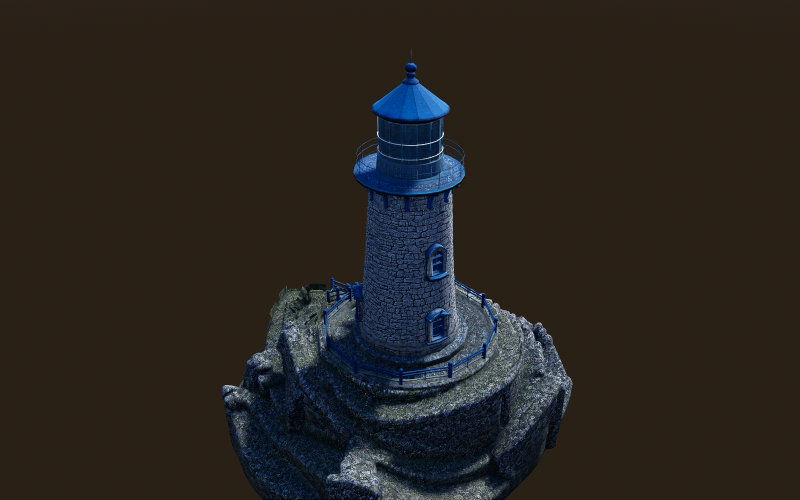
#> input picture audit/tripo2/castle_src_back.png, 1600 x 1000 px, given in place of fieldstone_albedo.jpg, which was not available (shown at 1/2 size)
$ python atlas.py
#> lines starting #> are read from the running program, lines starting #| are printed output that depends on the picture; pictures that were not available may be replaced by others from this repository, and a replacement may not be noted
# Shared trim atlas for card2 buildings: tiling strips (U wraps) + detail cells. One set for ALL buildings.
import numpy as np, os
from PIL import Image, ImageDraw
T='/workspace/beth-world/www/proto3d/models/beth/textures/realmed'
OUT='/workspace/beth-world/www/proto3d/models/beth/hi/buildings_card2/atlas'; os.makedirs(OUT,exist_ok=True)
S=2048
# strips: name -> (y0, h, metres covered by full width, band height m)
STRIPS={'stone':(0,384,6.0,1.125),'ashlar':(384,96,12.0,0.8),'statue':(480,16,3.0,1.0),'rock':(496,16,4.0,1.5),'plaster':(512,128,6.0,0.75),'bluestone':(640,16,3.0,1.0),'slate':(768,256,3.5*2,0.875),'oak':(1024,256,4.0,0.5),
        'beam':(1280,128,4.0,0.25),'iron':(1408,64,2.0,0.06),'gold':(1472,64,2.0,0.06)}
RECTS={'bluewin':(0,656,128,112),'water':(384,656,1664,112),'leaf':(256,656,128,112),'sign_book':(128,656,64,112),'sign_sword':(192,656,64,112)}  # extra detail rects (x,y,w,h)
CELLS=['window','door','banner','sign_inn','sign_bread','sign_anvil','flowers','sign_potion']  # 256x512 each at y=1536
def hexc(h): return np.array([int(h[i:i+2],16) for i in(1,3,5)])/255
def noise(n,m,beta,seed):
    r=np.random.default_rng(seed); fy=np.fft.fftfreq(n)[:,None]; fx=np.fft.fftfreq(m)[None,:]
    k=np.sqrt(fx**2+fy**2); k[0,0]=1; s=np.fft.ifft2(np.fft.fft2(r.normal(size=(n,m)))/k**beta).real
    return (s-s.min())/(s.max()-s.min())
def L(n,k,mode='RGB'): return np.asarray(Image.open(f'{T}/{n}_{k}').convert(mode)).astype(np.float32)/255
#> called with n = 'fieldstone', k = 'albedo.jpg', mode = 'RGB'
def nrm(h,st):
    gx=(np.roll(h,-1,1)-np.roll(h,1,1))*st; gy=(np.roll(h,-1,0)-np.roll(h,1,0))*st
    v=np.stack([-gx,gy,np.ones_like(h)],-1); v/=np.linalg.norm(v,axis=-1,keepdims=True); return v*0.5+0.5
def build():
    A=np.zeros((S,S,3),np.float32); H=np.full((S,S),0.5,np.float32); R=np.full((S,S),0.8,np.float32); E=np.zeros((S,S,3),np.float32); M=np.zeros((S,S),np.float32)
    def put_tile(name,ys,h,tint=1.0):
        a=L(name,'albedo.jpg'); hh=L(name,'height.png','L'); r=L(name,'rough.png','L')
#> call 2 of L, with n = 'fieldstone', k = 'height.png', mode = 'L'
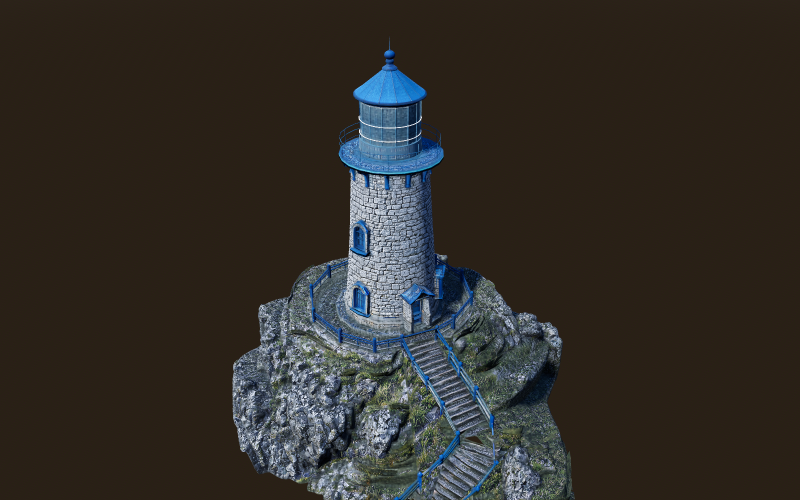
#> input picture audit/tripo2/castle_src_front.png, 1600 x 1000 px, given in place of fieldstone_height.png, which was not available (shown at 1/2 size)
#> in L (call 2), `def L(n,k,mode='RGB'): return np.asarray(Image.open(f'{T}/{n}_{k}').co..`:
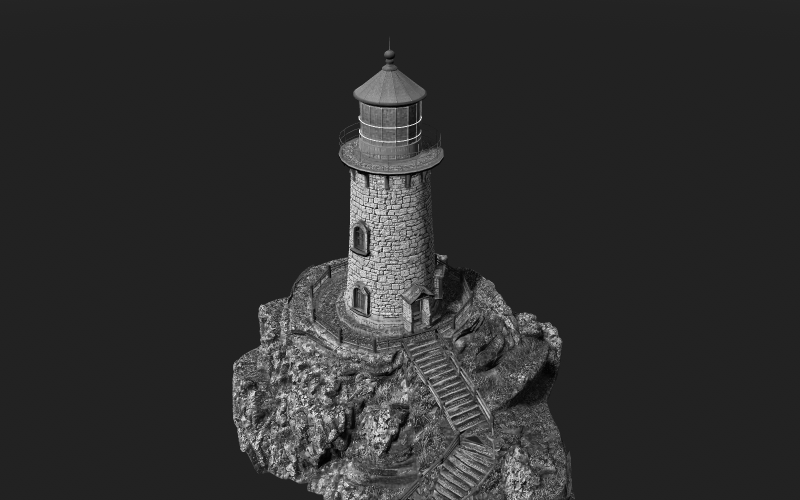
#> returned value: shape (1000, 1600) float32 (shown at 1/2 size); min 0, max 1, mean 0.181
        a2=np.tile(a,(1,2,1))[:h]; A[ys:ys+h]=a2*tint; H[ys:ys+h]=np.tile(hh,(1,2))[:h]; R[ys:ys+h]=np.tile(r,(1,2))[:h]
#> after `a2 = np.tile(a, (1, 2, 1))[:h]`:
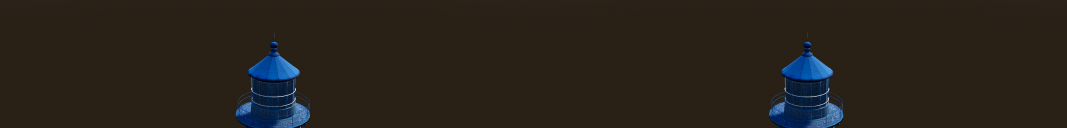
#> a2: shape (384, 3200, 3) float32 (shown at 1/3 size); mean R, G, B 0.159, 0.133, 0.107
    put_tile('fieldstone',0,384)
    # cream cut-stone (ashlar) strip: 2 courses per band, staggered blocks, recessed mortar; U-periodic
    r=np.random.default_rng(21); ys,h=384,96; cream=hexc('#DCCBA6'); nz=noise(h,S,1.4,31); nf=noise(h,S,0.8,32)
    a=np.zeros((h,S,3),np.float32); hh=np.ones((h,S),np.float32)*0.7
    for row in range(2):
        y0,y1=row*48,row*48+48; x=int(r.integers(0,120)); xs=[]
        while x<S+x:
            xs.append(x); x+=int(r.integers(90,175))
            if x>=S: break
        xs=[0]+[v for v in xs if 20<v<S-20]+[S]
        for i in range(len(xs)-1):
            tint=cream*(0.88+0.16*r.random())*np.array([1,0.99+0.02*r.random(),0.97+0.05*r.random()])
            a[y0:y1,xs[i]:xs[i+1]]=tint
            hh[y0:y1,xs[i]:xs[i]+3]=0.25; hh[y0:y1,xs[i+1]-2:xs[i+1]]=0.4
        hh[y0:y0+3]=0.25; hh[y1-2:y1]=0.4; a[y0:y0+3]=hexc('#9C9078');
        for i in range(len(xs)): a[y0:y1,max(0,xs[i]-1):xs[i]+3]=hexc('#9C9078')
    a*= (0.82+0.25*nz[...,None])*(0.94+0.1*nf[...,None]); A[ys:ys+h]=a; H[ys:ys+h]=hh*(0.85+0.15*nf); R[ys:ys+h]=0.82
    st=noise(16,S,1.2,41); A[480:496]=hexc('#BDB6A8')*(0.9+0.15*st[...,None]); H[480:496]=0.5+0.05*st; R[480:496]=0.6
    rk=noise(16,S,1.0,43); rm=noise(16,S,1.6,44)
    A[496:512]=hexc('#5E5850')*(0.65+0.6*rk[...,None]); moss=(rm>0.62)[...,None]; A[496:512]=np.where(moss,hexc('#4E5A30')*(0.8+0.3*rk[...,None]),A[496:512]); H[496:512]=0.3+0.5*rk; R[496:512]=0.92
    pn=noise(256,S,1.6,4); pf=noise(256,S,1.1,5)
    A[512:768]=hexc('#E2CFAA')*0.80*(0.85+0.15*pn[...,None])*(0.92+0.08*pf[...,None]); H[512:768]=0.4+0.1*pf; R[512:768]=0.9
    bs=noise(16,S,1.2,51); A[640:656]=hexc('#6F7E8E')*(0.8+0.35*bs[...,None]); H[640:656]=0.5+0.1*bs; R[640:656]=0.5
    # water: deep teal with ripple height + foam streaks
    wx=np.arange(1792)[None,:]; wy=np.arange(112)[:,None]; wn=noise(112,1792,1.3,61); wf=noise(112,1792,0.9,62)
    rip=0.5+0.18*np.sin(wx*0.09+wn*9)*np.cos(wy*0.21+wx*0.02)+0.25*(wn-0.5)
    foam=np.clip((wf-0.68)*5,0,1)*(np.sin(wx*0.05+wn*12)>0.3)
    col=hexc('#1E4A5C')*(0.75+0.5*rip[...,None]); col=col*(1-foam[...,None])+hexc('#E8EEEA')*foam[...,None]
    A[656:768,384:2048]=col[:,:1664]; H[656:768,384:2048]=rip[:,:1664]; R[656:768,384:2048]=(0.08+0.5*foam)[:,:1664]
    # ivy leaf: one pointed leaf filling the rect on a dark-green surround (no alpha needed: leaves are cut as geometry)
    lx=np.linspace(-1,1,128)[None,:]; ly=np.linspace(-1,1,112)[:,None]; ln=noise(112,128,1.2,71)
    leafm=(np.abs(lx)<(1-np.abs(ly))**0.7*0.95); vein=np.exp(-(lx/0.04)**2)+0.5*np.exp(-((np.abs(lx)-(0.5*(ly+1)*0.6))/0.03)**2)*(np.abs(lx)<0.6)
    lc=hexc('#3F6B2A')*(0.75+0.45*ln[...,None])+hexc('#9BBF5A')[None,None,:]*0.25*vein[...,None]
    A[656:768,256:384]=np.where(leafm[...,None],lc,hexc('#2C4A1E')); H[656:768,256:384]=0.5+0.15*leafm-0.1*vein; R[656:768,256:384]=0.55
    sl=L('slate','albedo.jpg'); put_tile('slate',768,256,(hexc('#46638F')/hexc('#4a5664')))
    put_tile('oak',1024,256,hexc('#784F23')/hexc('#3a2a1d')*0.6)
    g=noise(128,S,1.0,9); gr=np.sin((np.arange(128)[:,None]/128*14+g*5)*np.pi)*0.5+0.5
    A[1280:1408]=hexc('#4A3220')*(0.6+0.5*gr[...,None]); H[1280:1408]=0.5+0.2*gr; R[1280:1408]=0.75
    A[1408:1472]=hexc('#2A2A2E')*(0.8+0.4*noise(64,S,1.2,11)[...,None]); R[1408:1472]=0.5; M[1408:1472]=1
    A[1472:1536]=hexc('#C8A240')*(0.85+0.25*noise(64,S,1.2,12)[...,None]); R[1472:1536]=0.35; M[1472:1536]=1
    # cells
    im=Image.fromarray((A*255).astype(np.uint8)); d=ImageDraw.Draw(im); em=Image.new('RGB',(S,S)); de=ImageDraw.Draw(em)
    OAK=(70,48,30); GOLD=(200,162,64); NAVY=(32,53,82); IR=(40,40,44)
    x0,y0,w,h=RECTS['bluewin']; x1,y1=x0+w-1,y0+h-1; BL=(85,155,255); dB=(30,40,70)
    d.rectangle([x0,y0,x1,y1],fill=(60,62,70)); d.rectangle([x0+8,y0+8,x1-8,y1-8],fill=BL); de.rectangle([x0+8,y0+8,x1-8,y1-8],fill=(70,150,255))
    for k in range(-8,9): d.line([(x0+8+k*14,y0+8),(x0+8+k*14+100,y0+108)],fill=dB,width=2); d.line([(x1-8-k*14,y0+8),(x1-8-k*14-100,y0+108)],fill=dB,width=2)
    d.rectangle([x0+60,y0,x0+67,y1],fill=(60,62,70)); de.rectangle([x0+60,y0,x0+67,y1],fill=0); d.rectangle([x0,y0,x0+8,y1],fill=(60,62,70)); d.rectangle([x1-8,y0,x1,y1],fill=(60,62,70))
    for nm in('sign_book','sign_sword'):
        x0,y0,w,h=RECTS[nm]; x1,y1=x0+w-1,y0+h-1; cx,cy=x0+w//2,y0+h//2
        d.rectangle([x0,y0,x1,y1],fill=NAVY); d.rectangle([x0+3,y0+3,x1-3,y1-3],outline=GOLD,width=4)
        if nm=='sign_book': d.polygon([(cx-22,cy-14),(cx,cy-8),(cx+22,cy-14),(cx+22,cy+18),(cx,cy+24),(cx-22,cy+18)],fill=(236,226,200)); d.line([(cx,cy-8),(cx,cy+24)],fill=GOLD,width=3); d.rectangle([cx-24,cy+18,cx+24,cy+22],fill=GOLD)
        else: d.line([(cx,cy-38),(cx,cy+26)],fill=(210,214,222),width=7); d.rectangle([cx-16,cy+20,cx+16,cy+26],fill=GOLD); d.rectangle([cx-3,cy+26,cx+3,cy+40],fill=(90,60,30)); d.polygon([(cx-4,cy-38),(cx,cy-46),(cx+4,cy-38)],fill=(210,214,222))
    for i,c in enumerate(CELLS):
        x0,y0=i*256,1536; x1,y1=x0+255,y0+511
        if c=='window':
            d.rectangle([x0,y0,x1,y1],fill=OAK); d.rectangle([x0+22,y0+22,x1-22,y1-22],fill=(224,160,64)); de.rectangle([x0+22,y0+22,x1-22,y1-22],fill=(255,178,74))
            for k in range(-12,13):
                d.line([(x0+22+k*36,y0+22),(x0+22+k*36+470,y0+22+470)],fill=(60,45,30),width=3); d.line([(x1-22-k*36,y0+22),(x1-22-k*36-470,y0+22+470)],fill=(60,45,30),width=3)
            d.rectangle([x0,y0,x0+22,y1],fill=OAK);d.rectangle([x1-22,y0,x1,y1],fill=OAK);d.rectangle([x0,y0,x1,y0+22],fill=OAK);d.rectangle([x0,y1-22,x1,y1],fill=OAK)
            d.rectangle([x0+118,y0,x0+138,y1],fill=OAK); d.rectangle([x0,y0+246,x1,y0+266],fill=OAK); de.rectangle([x0+118,y0,x0+138,y1],fill=0); de.rectangle([x0,y0+246,x1,y0+266],fill=0)
        elif c=='door':
            # stone surround (from stone strip) then arched oak door
            st=im.crop((x0,0,x0+256,384)).resize((256,512)); im.paste(st,(x0,y0)); d=ImageDraw.Draw(im)
            d.ellipse([x0+20,y0+20,x1-20,y0+236],fill=(150,140,125)); d.rectangle([x0+20,y0+128,x1-20,y1],fill=(150,140,125))
            d.ellipse([x0+40,y0+40,x1-40,y0+216],fill=OAK); d.rectangle([x0+40,y0+128,x1-40,y1],fill=OAK)
            for k in range(1,5): d.line([(x0+40+k*35,y0+40),(x0+40+k*35,y1)],fill=(45,30,20),width=4)
            for yy in(y0+170,y0+400): d.rectangle([x0+44,yy,x1-44,yy+14],fill=IR)
            d.ellipse([x0+170,y0+290,x0+186,y0+306],fill=GOLD)
        elif c=='banner':
            # heraldic gold lion rampant on royal blue (art/lion_banner_src.jpg, flat front-on source), downsampled with sharpening
            import os
            from PIL import ImageFilter
            src=Image.open(os.path.join(os.path.dirname(os.path.abspath(__file__)),'art','lion_banner_src.jpg')).convert('RGB')
            src=src.resize((256,512),Image.LANCZOS).filter(ImageFilter.UnsharpMask(radius=1.2,percent=80,threshold=2))
            im.paste(src,(x0,y0)); d=ImageDraw.Draw(im)
        elif c.startswith('sign'):
            d.rectangle([x0,y0,x1,y1],fill=NAVY); d.rectangle([x0+10,y0+10,x1-10,y1-10],outline=GOLD,width=14)
            cx,cy=x0+128,y0+256
            if c=='sign_inn': d.rectangle([cx-50,cy-60,cx+40,cy+70],fill=GOLD); d.ellipse([cx+20,cy-30,cx+80,cy+40],outline=GOLD,width=16); d.ellipse([cx-60,cy-90,cx+50,cy-40],fill=(240,232,210))
            if c=='sign_bread': d.ellipse([cx-90,cy-50,cx+90,cy+60],fill=GOLD); [d.line([(cx-50+k*35,cy-40),(cx-30+k*35,cy+40)],fill=(140,100,40),width=8) for k in range(4)]
            if c=='sign_anvil': d.polygon([(cx-90,cy-40),(cx+90,cy-40),(cx+40,cy),(cx+30,cy+60),(cx-30,cy+60),(cx-40,cy)],fill=GOLD); d.rectangle([cx-60,cy+60,cx+60,cy+80],fill=GOLD)
            if c=='sign_potion': d.ellipse([cx-70,cy-20,cx+70,cy+110],fill=GOLD); d.rectangle([cx-20,cy-90,cx+20,cy-10],fill=GOLD); d.ellipse([cx-40,cy+20,cx+40,cy+90],fill=(60,140,90))
        elif c=='flowers':
            # top 320px: foliage with clear pointed leaves + readable 5-petal blooms (bushes / pots);
            # bottom 192px: four flower-head swatches (red, pink, yellow, white) on leaf green for modelled flower heads
            import math
            SS=3; F=Image.new('RGB',(256*SS,512*SS),(46,70,30)); df=ImageDraw.Draw(F); r=np.random.default_rng(3)
            LG=[(58,92,38),(76,112,44),(96,134,54),(48,80,32)]
            def leafp(cx,cy,L,a,col):
                pts=[(cx+L*math.cos(a)*t-L*0.32*math.sin(a)*math.sin(math.pi*t)*s,cy+L*math.sin(a)*t+L*0.32*math.cos(a)*math.sin(math.pi*t)*s) for s in(1,-1) for t in (np.linspace(0,1,8) if s>0 else np.linspace(1,0,8))]
                df.polygon(pts,fill=col); df.line([(cx,cy),(cx+L*math.cos(a)*0.95,cy+L*math.sin(a)*0.95)],fill=tuple(int(v*0.7) for v in col),width=2*SS)
            def bloom(cx,cy,R,col):
                for k in range(5):
                    a=k*2*math.pi/5-math.pi/2; px,py=cx+R*0.55*math.cos(a),cy+R*0.55*math.sin(a)
                    df.ellipse([px-R*0.5,py-R*0.5,px+R*0.5,py+R*0.5],fill=col,outline=tuple(int(v*0.75) for v in col),width=SS)
                df.ellipse([cx-R*0.28,cy-R*0.28,cx+R*0.28,cy+R*0.28],fill=(235,190,60) if col!=(245,205,70) else (170,90,30))
            for k in range(420): leafp(r.uniform(0,256*SS),r.uniform(0,320*SS),r.uniform(14,26)*SS,r.uniform(0,2*math.pi),LG[r.integers(0,4)])
            COL=[(200,40,55),(232,120,165),(245,205,70),(248,246,236),(150,70,170)]
            for k in range(34): bloom(r.uniform(12,244)*SS,r.uniform(12,308)*SS,r.uniform(11,16)*SS,COL[r.integers(0,5)])
            for q,col in enumerate(COL[:4]):
                sx,sy=(q%2)*128*SS,(320+(q//2)*96)*SS
                df.rectangle([sx,sy,sx+128*SS,sy+96*SS],fill=(52,82,34)); bloom(sx+64*SS,sy+48*SS,40*SS,col)
            im.paste(F.resize((256,512),Image.LANCZOS),(x0,y0))
    A=np.asarray(im).astype(np.float32)/255; E=np.asarray(em).astype(np.float32)/255
    cy=slice(1536,2048); H[cy]=0.5+0.3*(A[cy].mean(-1)-0.3); R[cy]=0.7
    R[1536:2048,0:256][E[1536:2048,0:256].max(-1)>0.1]=0.25; R[656:768,0:128][E[656:768,0:128].max(-1)>0.1]=0.2
    N=nrm(H,6.0)
    O=np.stack([np.ones_like(R),R,M],-1)
    sv=lambda a,f,q=90:Image.fromarray((np.clip(a,0,1)*255).astype(np.uint8)).save(f'{OUT}/{f}',quality=q)
    sv(A,'card2_albedo.jpg');sv(N,'card2_normal.jpg',94);sv(O,'card2_orm.jpg');sv(E,'card2_emissive.jpg')
    return A,N,O,E
#> (the run stopped early here; a loop or call above may not have finished)
